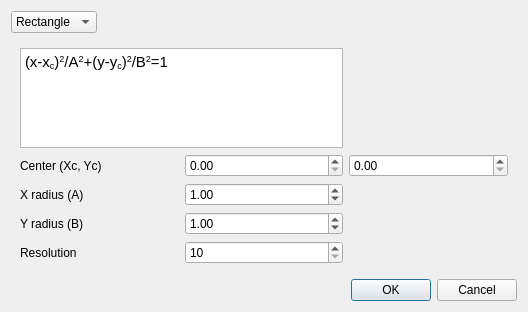
<?xml version="1.0" encoding="UTF-8"?>
<ui version="4.0">
 <class>qtCMBCreateSimpleGeometry</class>
 <widget class="QDialog" name="qtCMBCreateSimpleGeometry">
  <property name="geometry">
   <rect>
    <x>0</x>
    <y>0</y>
    <width>528</width>
    <height>312</height>
   </rect>
  </property>
  <property name="windowTitle">
   <string>Create Basic Geometry</string>
  </property>
  <layout class="QFormLayout" name="formLayout">
   <item row="0" column="0">
    <widget class="QComboBox" name="geometryType">
     <item>
      <property name="text">
       <string>Rectangle</string>
      </property>
     </item>
     <item>
      <property name="text">
       <string>Ellipse</string>
      </property>
     </item>
    </widget>
   </item>
   <item row="1" column="0" colspan="2">
    <widget class="QStackedWidget" name="stackedWidget">
     <property name="currentIndex">
      <number>1</number>
     </property>
     <widget class="QWidget" name="rectanglePage">
      <widget class="QDoubleSpinBox" name="xMinimum">
       <property name="geometry">
        <rect>
         <x>200</x>
         <y>20</y>
         <width>62</width>
         <height>27</height>
        </rect>
       </property>
      </widget>
      <widget class="QDoubleSpinBox" name="yMinimum">
       <property name="geometry">
        <rect>
         <x>280</x>
         <y>20</y>
         <width>62</width>
         <height>27</height>
        </rect>
       </property>
      </widget>
      <widget class="QLabel" name="label">
       <property name="geometry">
        <rect>
         <x>10</x>
         <y>30</y>
         <width>171</width>
         <height>17</height>
        </rect>
       </property>
       <property name="text">
        <string>Minimum coordinates</string>
       </property>
      </widget>
      <widget class="QLabel" name="label_2">
       <property name="geometry">
        <rect>
         <x>10</x>
         <y>70</y>
         <width>171</width>
         <height>17</height>
        </rect>
       </property>
       <property name="text">
        <string>Maximum coordinates</string>
       </property>
      </widget>
      <widget class="QDoubleSpinBox" name="xMaximum">
       <property name="geometry">
        <rect>
         <x>200</x>
         <y>70</y>
         <width>62</width>
         <height>27</height>
        </rect>
       </property>
       <property name="value">
        <double>1.000000000000000</double>
       </property>
      </widget>
      <widget class="QDoubleSpinBox" name="yMaximum">
       <property name="geometry">
        <rect>
         <x>280</x>
         <y>70</y>
         <width>62</width>
         <height>27</height>
        </rect>
       </property>
       <property name="minimum">
        <double>0.000000000000000</double>
       </property>
       <property name="value">
        <double>1.000000000000000</double>
       </property>
      </widget>
      <widget class="QSpinBox" name="baseResolution">
       <property name="geometry">
        <rect>
         <x>200</x>
         <y>110</y>
         <width>160</width>
         <height>27</height>
        </rect>
       </property>
       <property name="minimum">
        <number>10</number>
       </property>
      </widget>
      <widget class="QSpinBox" name="heightResolution">
       <property name="geometry">
        <rect>
         <x>200</x>
         <y>150</y>
         <width>160</width>
         <height>27</height>
        </rect>
       </property>
       <property name="minimum">
        <number>10</number>
       </property>
      </widget>
      <widget class="QLabel" name="label_7">
       <property name="geometry">
        <rect>
         <x>10</x>
         <y>110</y>
         <width>159</width>
         <height>27</height>
        </rect>
       </property>
       <property name="text">
        <string>Base resolution</string>
       </property>
      </widget>
      <widget class="QLabel" name="label_8">
       <property name="geometry">
        <rect>
         <x>10</x>
         <y>150</y>
         <width>159</width>
         <height>27</height>
        </rect>
       </property>
       <property name="text">
        <string>Height resolution</string>
       </property>
      </widget>
     </widget>
     <widget class="QWidget" name="ellipsePage">
      <layout class="QGridLayout" name="gridLayout_2">
       <item row="1" column="0">
        <widget class="QLabel" name="label_3">
         <property name="text">
          <string>Center (Xc, Yc)</string>
         </property>
        </widget>
       </item>
       <item row="4" column="0">
        <widget class="QLabel" name="label_6">
         <property name="text">
          <string>Resolution</string>
         </property>
        </widget>
       </item>
       <item row="0" column="0" colspan="2">
        <widget class="QTextBrowser" name="textBrowser">
         <property name="html">
          <string>&lt;!DOCTYPE HTML PUBLIC &quot;-//W3C//DTD HTML 4.0//EN&quot; &quot;http://www.w3.org/TR/REC-html40/strict.dtd&quot;&gt;
&lt;html&gt;&lt;head&gt;&lt;meta name=&quot;qrichtext&quot; content=&quot;1&quot; /&gt;&lt;style type=&quot;text/css&quot;&gt;
p, li { white-space: pre-wrap; }
&lt;/style&gt;&lt;/head&gt;&lt;body style=&quot; font-family:'Ubuntu'; font-size:11pt; font-weight:400; font-style:normal;&quot;&gt;
&lt;p style=&quot; margin-top:0px; margin-bottom:0px; margin-left:0px; margin-right:0px; -qt-block-indent:0; text-indent:0px;&quot;&gt;(x-x&lt;span style=&quot; vertical-align:sub;&quot;&gt;c&lt;/span&gt;)&lt;span style=&quot; vertical-align:super;&quot;&gt;2&lt;/span&gt;/A&lt;span style=&quot; vertical-align:super;&quot;&gt;2&lt;/span&gt;+(y-y&lt;span style=&quot; vertical-align:sub;&quot;&gt;c&lt;/span&gt;)&lt;span style=&quot; vertical-align:super;&quot;&gt;2&lt;/span&gt;/B&lt;span style=&quot; vertical-align:super;&quot;&gt;2&lt;/span&gt;=1&lt;/p&gt;&lt;/body&gt;&lt;/html&gt;</string>
         </property>
        </widget>
       </item>
       <item row="3" column="1">
        <widget class="QDoubleSpinBox" name="yRadius">
         <property name="value">
          <double>1.000000000000000</double>
         </property>
        </widget>
       </item>
       <item row="2" column="1">
        <widget class="QDoubleSpinBox" name="xRadius">
         <property name="value">
          <double>1.000000000000000</double>
         </property>
        </widget>
       </item>
       <item row="4" column="1">
        <widget class="QSpinBox" name="ellipseResolution">
         <property name="minimum">
          <number>10</number>
         </property>
        </widget>
       </item>
       <item row="2" column="0">
        <widget class="QLabel" name="label_4">
         <property name="text">
          <string>X radius (A)</string>
         </property>
        </widget>
       </item>
       <item row="1" column="2">
        <widget class="QDoubleSpinBox" name="yCenter"/>
       </item>
       <item row="1" column="1">
        <widget class="QDoubleSpinBox" name="xCenter"/>
       </item>
       <item row="3" column="0">
        <widget class="QLabel" name="label_5">
         <property name="text">
          <string>Y radius (B)</string>
         </property>
        </widget>
       </item>
      </layout>
     </widget>
    </widget>
   </item>
   <item row="2" column="1">
    <widget class="QDialogButtonBox" name="buttonBox">
     <property name="orientation">
      <enum>Qt::Horizontal</enum>
     </property>
     <property name="standardButtons">
      <set>QDialogButtonBox::Cancel|QDialogButtonBox::Ok</set>
     </property>
    </widget>
   </item>
  </layout>
 </widget>
 <resources/>
 <connections>
  <connection>
   <sender>buttonBox</sender>
   <signal>accepted()</signal>
   <receiver>qtCMBCreateSimpleGeometry</receiver>
   <slot>accept()</slot>
   <hints>
    <hint type="sourcelabel">
     <x>248</x>
     <y>254</y>
    </hint>
    <hint type="destinationlabel">
     <x>157</x>
     <y>274</y>
    </hint>
   </hints>
  </connection>
  <connection>
   <sender>buttonBox</sender>
   <signal>rejected()</signal>
   <receiver>qtCMBCreateSimpleGeometry</receiver>
   <slot>reject()</slot>
   <hints>
    <hint type="sourcelabel">
     <x>316</x>
     <y>260</y>
    </hint>
    <hint type="destinationlabel">
     <x>286</x>
     <y>274</y>
    </hint>
   </hints>
  </connection>
 </connections>
</ui>
